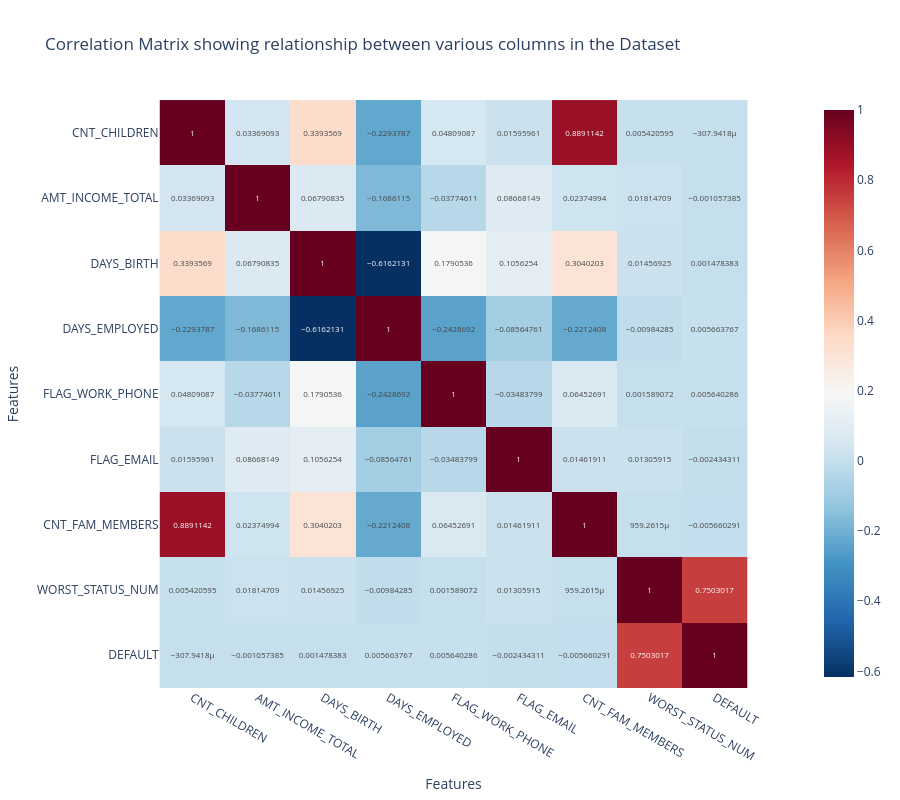

The code cell stored with this chart in its notebook:
### Markdown cell above
#### `All numerical columns`

### Code cell
fig=px.imshow(df_cc.corr(numeric_only=True),text_auto=True,color_continuous_scale='RdBu_r',title="Correlation Matrix",width=900,height=800)
fig.update_layout(
    title="Correlation Matrix showing relationship between various columns in the Dataset",
    xaxis_title="Features",
    yaxis_title="Features")
fig.show();

### Figure 1 — Plotly figure (JSON) as saved in the notebook; plotly's stock layout.template omitted (floating-point values rounded to 4 significant figures)
{"data": [{"coloraxis": "coloraxis", "hovertemplate": "x: %{x}<br>y: %{y}<br>color: %{z}<extra></extra>", "name": "0", "texttemplate": "%{z}", "type": "heatmap", "x": ["CNT_CHILDREN", "AMT_INCOME_TOTAL", "DAYS_BIRTH", "DAYS_EMPLOYED", "FLAG_WORK_PHONE", "FLAG_EMAIL", "CNT_FAM_MEMBERS", "WORST_STATUS_NUM", "DEFAULT"], "xaxis": "x", "y": ["CNT_CHILDREN", "AMT_INCOME_TOTAL", "DAYS_BIRTH", "DAYS_EMPLOYED", "FLAG_WORK_PHONE", "FLAG_EMAIL", "CNT_FAM_MEMBERS", "WORST_STATUS_NUM", "DEFAULT"], "yaxis": "y", "z": [[1, 0.03369, 0.3394, -0.2294, 0.04809, 0.01596, 0.8891, 0.005421, -0.0003079], [0.03369, 1, 0.06791, -0.1686, -0.03775, 0.08668, 0.02375, 0.01815, -0.001057], [0.3394, 0.06791, 1, -0.6162, 0.1791, 0.1056, 0.304, 0.01457, 0.001478], [-0.2294, -0.1686, -0.6162, 1, -0.2429, -0.08565, -0.2212, -0.009843, 0.005664], [0.04809, -0.03775, 0.1791, -0.2429, 1, -0.03484, 0.06453, 0.001589, 0.00564], [0.01596, 0.08668, 0.1056, -0.08565, -0.03484, 1, 0.01462, 0.01306, -0.002434], [0.8891, 0.02375, 0.304, -0.2212, 0.06453, 0.01462, 1, 0.0009593, -0.00566], [0.005421, 0.01815, 0.01457, -0.009843, 0.001589, 0.01306, 0.0009593, 1, 0.7503], [-0.0003079, -0.001057, 0.001478, 0.005664, 0.00564, -0.002434, -0.00566, 0.7503, 1]]}], "layout": {"coloraxis": {"colorscale": [[0, "rgb(5,48,97)"], [0.1, "rgb(33,102,172)"], [0.2, "rgb(67,147,195)"], [0.3, "rgb(146,197,222)"], [0.4, "rgb(209,229,240)"], [0.5, "rgb(247,247,247)"], [0.6, "rgb(253,219,199)"], [0.7, "rgb(244,165,130)"], [0.8, "rgb(214,96,77)"], [0.9, "rgb(178,24,43)"], [1, "rgb(103,0,31)"]]}, "height": 800, "title": {"text": "Correlation Matrix showing relationship between various columns in the Dataset"}, "width": 900, "xaxis": {"anchor": "y", "autorange": true, "constrain": "domain", "domain": [0.0625, 0.9375], "range": [-0.5, 8.5], "scaleanchor": "y", "title": {"text": "Features"}, "type": "category"}, "yaxis": {"anchor": "x", "autorange": true, "constrain": "domain", "domain": [0, 1], "range": [8.5, -0.5], "title": {"text": "Features"}, "type": "category"}}}
